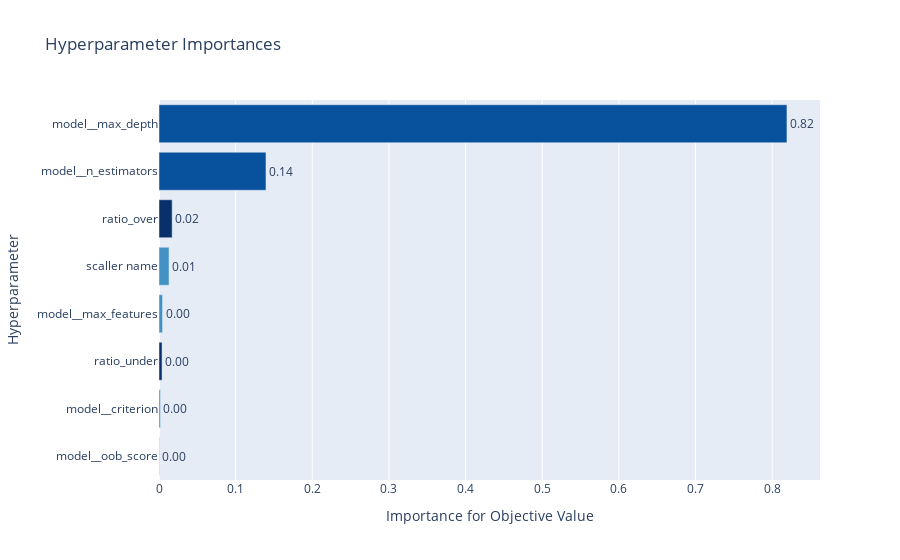

Write notebook code for a chart like this one.
### Code cell
# Visualize parameter importances. 
optuna.visualization.plot_param_importances(study)

### Figure 1 — Plotly figure (JSON) as saved in the notebook; plotly's stock layout.template omitted (floating-point values rounded to 4 significant figures)
{"data": [{"cliponaxis": false, "hovertemplate": ["model__oob_score (CategoricalDistribution): 0.0004948673052067898<extra></extra>", "model__criterion (CategoricalDistribution): 0.001834689494077871<extra></extra>", "ratio_under (UniformDistribution): 0.00398268310234828<extra></extra>", "model__max_features (CategoricalDistribution): 0.0046208524476127385<extra></extra>", "scaller name (CategoricalDistribution): 0.013099911295293731<extra></extra>", "ratio_over (UniformDistribution): 0.0171436748024914<extra></extra>", "model__n_estimators (IntUniformDistribution): 0.13955550786658788<extra></extra>", "model__max_depth (IntUniformDistribution): 0.8192678136863814<extra></extra>"], "marker": {"color": ["rgb(66,146,198)", "rgb(66,146,198)", "rgb(8,48,107)", "rgb(66,146,198)", "rgb(66,146,198)", "rgb(8,48,107)", "rgb(8,81,156)", "rgb(8,81,156)"]}, "orientation": "h", "text": ["0.0004948673052067898", "0.001834689494077871", "0.00398268310234828", "0.0046208524476127385", "0.013099911295293731", "0.0171436748024914", "0.13955550786658788", "0.8192678136863814"], "textposition": "outside", "texttemplate": "%{text:.2f}", "type": "bar", "x": [0.0004949, 0.001835, 0.003983, 0.004621, 0.0131, 0.01714, 0.1396, 0.8193], "y": ["model__oob_score", "model__criterion", "ratio_under", "model__max_features", "scaller name", "ratio_over", "model__n_estimators", "model__max_depth"]}], "layout": {"autosize": true, "showlegend": false, "title": {"text": "Hyperparameter Importances"}, "xaxis": {"autorange": true, "range": [0, 0.8624], "title": {"text": "Importance for Objective Value"}, "type": "linear"}, "yaxis": {"autorange": true, "range": [-0.5, 7.5], "title": {"text": "Hyperparameter"}, "type": "category"}}}
